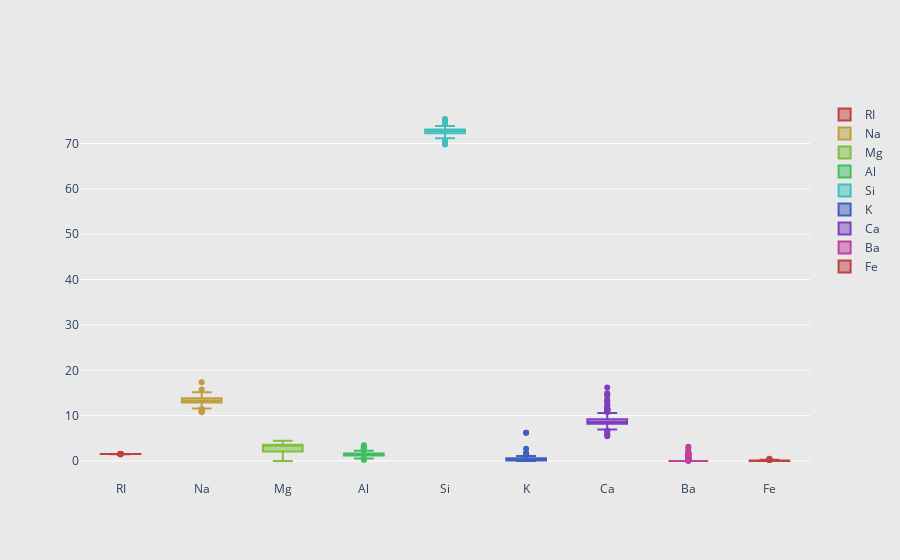

Source (notebook cell):
### Markdown cell above
Если построить боксплот для каждого из признаков, то можно снова увидеть, что масштаб предикторов сильно отличается (и их тяжело сравнивать на одном графике). У значений признака `Ba`, например, большинство выбросов относится к стеклу класса 7. Далее подробнее изучим каждый класс.

### Code cell
import plotly.graph_objects as go
import numpy as np

N = len(df.columns) -1     
c = ['hsl('+str(h)+',50%'+',50%)' for h in np.linspace(0, 360, N)]

fig = go.Figure(data=[go.Box(name= df.columns[i],
    y=df.iloc[:, i],
    marker_color=c[i]
    ) for i in range(int(N)) ])

# format the layout
fig.update_layout(
    xaxis=dict(showgrid=False, zeroline=False, showticklabels=True),
    yaxis=dict(zeroline=False, gridcolor='white'),
    paper_bgcolor='rgb(233,233,233)',
    plot_bgcolor='rgb(233,233,233)',
)

### Figure 1 — Plotly figure (JSON) as saved in the notebook; plotly's stock layout.template omitted (floating-point values rounded to 4 significant figures; data arrays with more than 128 entries replaced by an {"elided": "..."} marker saying what was removed)
{"data": [{"marker": {"color": "hsl(0.0,50%,50%)"}, "name": "RI", "type": "box", "y": {"elided": "214 float values"}}, {"marker": {"color": "hsl(45.0,50%,50%)"}, "name": "Na", "type": "box", "y": {"elided": "214 float values"}}, {"marker": {"color": "hsl(90.0,50%,50%)"}, "name": "Mg", "type": "box", "y": {"elided": "214 float values"}}, {"marker": {"color": "hsl(135.0,50%,50%)"}, "name": "Al", "type": "box", "y": {"elided": "214 float values"}}, {"marker": {"color": "hsl(180.0,50%,50%)"}, "name": "Si", "type": "box", "y": {"elided": "214 float values"}}, {"marker": {"color": "hsl(225.0,50%,50%)"}, "name": "K", "type": "box", "y": {"elided": "214 float values"}}, {"marker": {"color": "hsl(270.0,50%,50%)"}, "name": "Ca", "type": "box", "y": {"elided": "214 float values"}}, {"marker": {"color": "hsl(315.0,50%,50%)"}, "name": "Ba", "type": "box", "y": {"elided": "214 float values"}}, {"marker": {"color": "hsl(360.0,50%,50%)"}, "name": "Fe", "type": "box", "y": {"elided": "214 float values"}}], "layout": {"paper_bgcolor": "rgb(233,233,233)", "plot_bgcolor": "rgb(233,233,233)", "xaxis": {"showgrid": false, "showticklabels": true, "zeroline": false}, "yaxis": {"gridcolor": "white", "zeroline": false}}}
